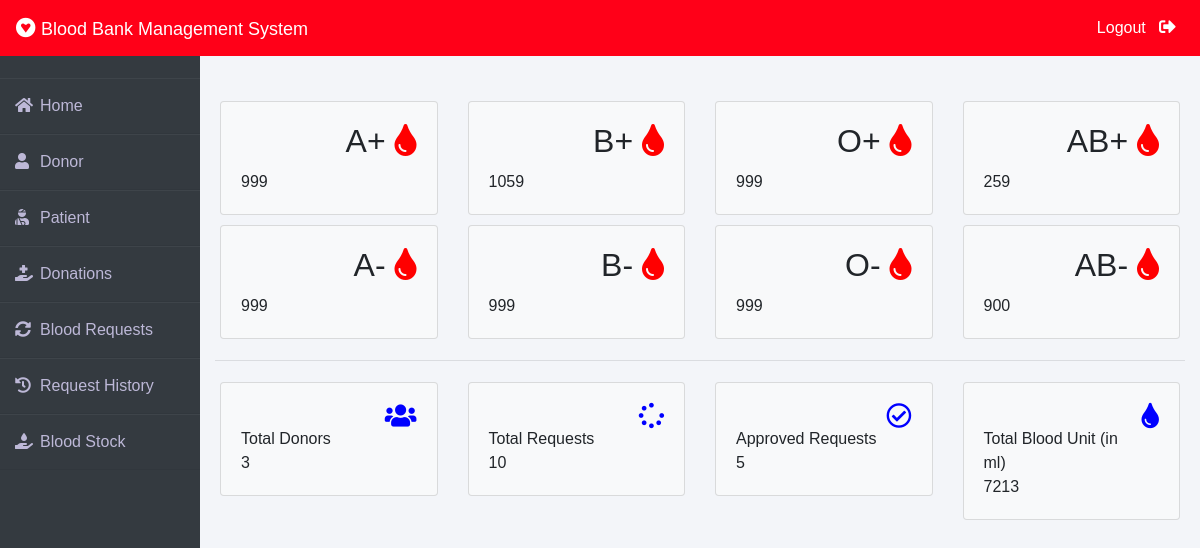
Screenshot of /admin-dashboard (signed in) with the database file from the repository.
### blood/models.py (models this page shows, shortened)
class Stock(models.Model):
    bloodgroup=models.CharField(max_length=10)
    unit=models.PositiveIntegerField(default=0)

### blood/views.py (the view)
# urls.py: path('admin-dashboard', views.admin_dashboard_view,name='admin-dashboard'),
@login_required(login_url='adminlogin')
def admin_dashboard_view(request):
    totalunit=models.Stock.objects.aggregate(Sum('unit'))
    dict={
        'A1':models.Stock.objects.get(bloodgroup="A+"),
        'A2':models.Stock.objects.get(bloodgroup="A-"),
        'B1':models.Stock.objects.get(bloodgroup="B+"),
        'B2':models.Stock.objects.get(bloodgroup="B-"),
        'AB1':models.Stock.objects.get(bloodgroup="AB+"),
        'AB2':models.Stock.objects.get(bloodgroup="AB-"),
        'O1':models.Stock.objects.get(bloodgroup="O+"),
        'O2':models.Stock.objects.get(bloodgroup="O-"),
        'totaldonors':dmodels.Donor.objects.all().count(),
        'totalbloodunit':totalunit['unit__sum'],
        'totalrequest':models.BloodRequest.objects.all().count(),
        'totalapprovedrequest':models.BloodRequest.objects.all().filter(status='Approved').count()
    }
    return render(request,'blood/admin_dashboard.html',context=dict)

### templates/blood/admin_dashboard.html
{% extends 'blood/adminbase.html' %}
{% block content %}
<br><br>
<div class="container">
    <div class="row">
        <div class="col-sm-3">
          <div class="card bg-light">
            <div class="card-body">
                <div class="blood">
                    <h2>A+ <i class="fas fa-tint"></i></h2>
                </div><br><br>
                <div>
                    {{A1.unit}}
                </div>
            </div>
          </div>
        </div>
        <div class="col-sm-3">
            <div class="card bg-light">
                <div class="card-body">
                    <div class="blood">
                        <h2>B+ <i class="fas fa-tint"></i></h2>
                    </div><br><br>
                    <div>
                      {{B1.unit}}
                    </div>
                </div>
              </div>
        </div>
        <div class="col-sm-3">
            <div class="card bg-light">
                <div class="card-body">
                    <div class="blood">
                        <h2>O+ <i class="fas fa-tint"></i></h2>
                    </div><br><br>
                    <div>
                      {{O1.unit}}
                    </div>
                </div>
              </div>
          </div>
          <div class="col-sm-3">
            <div class="card bg-light">
                <div class="card-body">
                    <div class="blood">
                        <h2>AB+ <i class="fas fa-tint"></i></h2>
                    </div><br><br>
                    <div>
                      {{AB1.unit}}
                    </div>
                </div>
              </div>
          </div>
      </div>
      <div class="row">
        <div class="col-sm-3">
          <div class="card bg-light">
            <div class="card-body">
                <div class="blood">
                    <h2>A- <i class="fas fa-tint"></i></h2>
                </div><br><br>
                <div>
                  {{A2.unit}}
                </div>
            </div>
          </div>
        </div>
        <div class="col-sm-3">
            <div class="card bg-light">
                <div class="card-body">
                    <div class="blood">
                        <h2>B- <i class="fas fa-tint"></i></h2>
                    </div><br><br>
                    <div>
                      {{B2.unit}}
                    </div>
                </div>
              </div>
        </div>
        <div class="col-sm-3">
            <div class="card bg-light">
                <div class="card-body">
                    <div class="blood">
                        <h2>O- <i class="fas fa-tint"></i></h2>
                    </div><br><br>
                    <div>
                      {{O2.unit}}
                    </div>
                </div>
              </div>
          </div>
          <div class="col-sm-3">
            <div class="card bg-light">
                <div class="card-body">
                    <div class="blood">
                        <h2>AB- <i class="fas fa-tint"></i></h2>
                    </div><br><br>
                    <div>
                      {{AB2.unit}}
                    </div>
                </div>
              </div>
          </div>
      </div>
<hr>
    <div class="row">
      <div class="col-sm-3">
        <div class="card bg-light">
          <div class="card-body">
              <div class="blood">
                  <i class="fas fa-users"></i>
              </div><br>
              <div>
                  Total Donors <br>
                  {{totaldonors}}
              </div>
          </div>
        </div>
      </div>
      <div class="col-sm-3">
          <div class="card bg-light">
              <div class="card-body">
                  <div class="blood">
                      <i class="fas fa-spinner"></i>
                  </div><br>
                  <div>
                      Total Requests <br>
                     {{totalrequest}}
                  </div>
              </div>
            </div>
      </div>
      <div class="col-sm-3">
          <div class="card bg-light">
              <div class="card-body">
                  <div class="blood">
                      <i class="far fa-check-circle"></i>
                  </div><br>
                  <div>
                      Approved Requests <br>
                      {{totalapprovedrequest}}
                  </div>
              </div>
            </div>
        </div>
        <div class="col-sm-3">
          <div class="card bg-light">
              <div class="card-body">
                  <div class="blood">
                      <i class="fas fa-tint xyz"></i>
                  </div><br>
                  <div>
                      Total Blood Unit (in ml) <br>
                      {{totalbloodunit}}
                  </div>
              </div>
            </div>
        </div>
    </div>
</div>
{% endblock content %}

### templates/blood/adminbase.html (style rules this page uses)
.row { padding: 5px; }
.fa-tint { color: red; }
.blood { float: right; }
.fa-users { color: blue; font-size: 3ex; }
.fa-spinner { color: blue; font-size: 3ex; }
.fa-check-circle { color: blue; font-size: 3ex; }
.xyz { color: blue; font-size: 3ex; }
* { margin: 0; padding: 0; box-sizing: border-box; list-style: none; text-decoration: none; font-family: 'Josefin Sans', sans-serif; }
body { background-color: #f3f5f9; }

### rows the page displays
Stock: unit "999"
Stock: unit "1059"
Stock: unit "999"
Stock: unit "259"
Stock: unit "999"
Stock: unit "999"
Stock: unit "999"
Stock: unit "900"

### other values shown
{{ totaldonors }} "3"
{{ totalrequest }} "10"
{{ totalapprovedrequest }} "5"
{{ totalbloodunit }} "7213"
